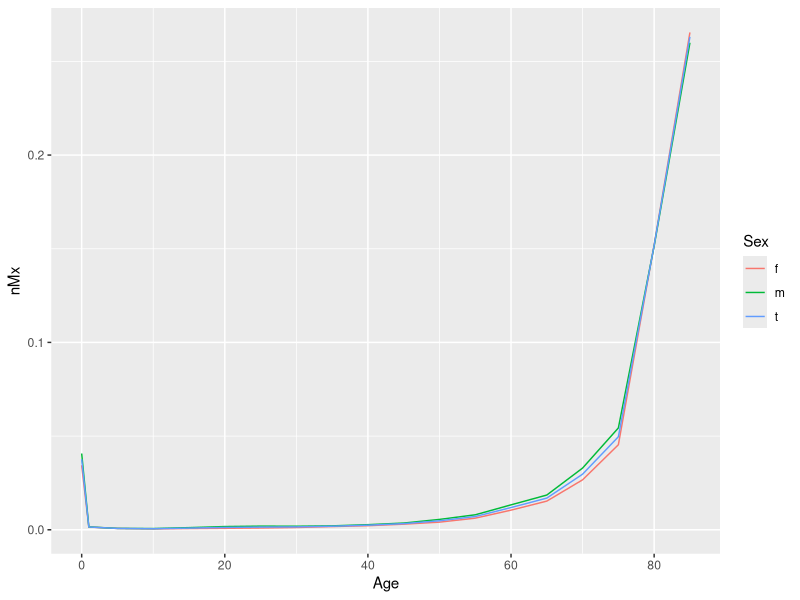

Write R code to recreate this figure.
## ---- chunk 1
knitr::opts_chunk$set(echo = TRUE)
## ---- chunk 2
library(tidyverse)
LT <- read_csv("Data/LT_results.csv", show_col_types = FALSE) 

LT %>% 
  filter(Country == "Algeria",
         Year == 2000) %>% 
  ggplot(mapping = aes(
    x = Age,
    y = nMx,
    color = Sex
  )) +
  geom_line()
